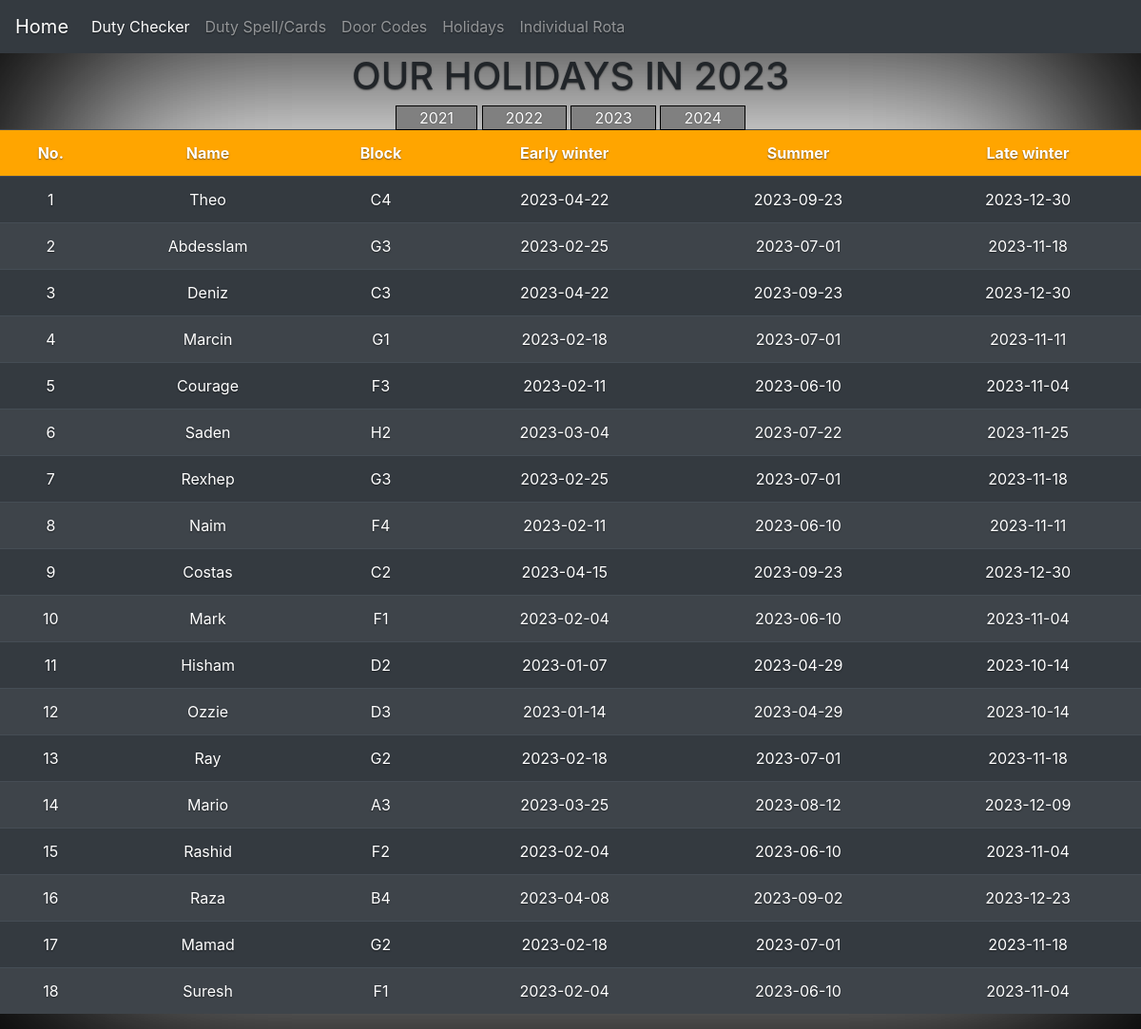
Page /holidays/2023 on the committed database.
### tables this page shows
CREATE TABLE "drivers" (
	"rota_line"	INTEGER UNIQUE,
	"first"	TEXT,
	"last"	TEXT,
	"hol_block"	TEXT,
	PRIMARY KEY("rota_line"),
	FOREIGN KEY("hol_block") REFERENCES "early_winter"("block")
);

CREATE TABLE "early_winter" (
	"block"	TEXT,
	"2021"	NUMERIC,
	"2022"	NUMERIC,
	"2023"	NUMERIC,
	"2024"	NUMERIC,
	"summer_id"	TEXT,
	FOREIGN KEY("block") REFERENCES "late_winter"("block"),
	FOREIGN KEY("summer_id") REFERENCES "summer"("block"),
	PRIMARY KEY("block")
);

### flask_app.py (the view)
@app.route("/holidays/<year>")
def holidays(year):
    if year not in ('2021', '2022', '2023', '2024'):
        year = '2021'
    year = str(year)
    early = f"e.'{year}'"
    summer = f"s.'{year}'"
    late = f"l.'{year}'"
    c.execute(f'''SELECT d.rota_line, d.first, e.block, {early}, {summer}, {late}
    			 FROM early_winter AS e INNER JOIN summer AS s ON s.block = e.summer_id
    			 INNER JOIN late_winter AS l ON l.block = e.block
                 JOIN drivers AS d ON d.hol_block = e.block
    			 ORDER BY d.rota_line''')
    datas = c.fetchall()
    return render_template("holidays.html", datas=datas, year=year)

### templates/holidays.html
{% extends "layout.html" %}
{% block content %}
<div class="subpage">
 <h1>OUR HOLIDAYS IN {{ year }}</h1>
    <span>
        <a href="/holidays/2021">2021</a>
        <a href="/holidays/2022">2022</a>
        <a href="/holidays/2023">2023</a>
        <a href="/holidays/2024">2024</a>
    </span>
    <div class="table-responsive">
    <table class="table table-striped table-dark">
        <tr id="code-hol-head">
            <th>No.</th>
            <th>Name</th>
            <th>Block</th>
            <th>Early winter</th>
            <th>Summer</th>
            <th>Late winter</th>
        </tr>
        {% for i in range(0, 18)%}
        <tr>
            <td>{{ datas[i][0] }}</td>
            <td>{{ datas[i][1] }}</td>
            <td>{{ datas[i][2] }}</td>
            <td>{{ datas[i][3] }}</td>
            <td>{{ datas[i][4] }}</td>
            <td>{{ datas[i][5] }}</td>
        </tr>
        {% endfor %}
    </table>
    </div>
</div>
{% endblock content %}

### static/css/style.css (style rules this page uses)
html, body { text-align: center; text-shadow: 0 .05rem .1rem rgba(0, 0, 0, .5); box-shadow: inset 0 0 20rem rgba(0, 0, 0, 1); }
.subpage { text-align: center; }
div.subpage a { background-color: grey; color: white; padding: .1em 1.5em; text-decoration: none; border: .05rem solid black; }
#code-hol-head { background-color: orange; }

### rows in the picture
drivers: rota_line "1", first "Theo"
early_winter: block "C4"
drivers: rota_line "2", first "Abdesslam"
early_winter: block "G3" "G3"
drivers: rota_line "3", first "Deniz"
early_winter: block "C3"
drivers: rota_line "4", first "Marcin"
early_winter: block "G1"
drivers: rota_line "5", first "Courage"
early_winter: block "F3"
drivers: rota_line "6", first "Saden"
early_winter: block "H2"
drivers: rota_line "7", first "Rexhep"
drivers: rota_line "8", first "Naim"
early_winter: block "F4"
drivers: rota_line "9", first "Costas"
early_winter: block "C2"
drivers: rota_line "10", first "Mark"
early_winter: block "F1" "F1"
drivers: rota_line "11", first "Hisham"
early_winter: block "D2"
drivers: rota_line "12", first "Ozzie"
early_winter: block "D3"
drivers: rota_line "13", first "Ray"
early_winter: block "G2" "G2"
drivers: rota_line "14", first "Mario"
early_winter: block "A3"
drivers: rota_line "15", first "Rashid"
early_winter: block "F2"
drivers: rota_line "16", first "Raza"
early_winter: block "B4"
drivers: rota_line "17", first "Mamad"
drivers: rota_line "18", first "Suresh"

### other values in the picture
{{ year }} "2023"
{{ datas[i][3] }} "2023-04-22" "2023-02-25" "2023-04-22" "2023-02-18" "2023-02-11" "2023-03-04" "2023-02-25" "2023-02-11" "2023-04-15" "2023-02-04" "2023-01-07" "2023-01-14" "2023-02-18" "2023-03-25" "2023-02-04" "2023-04-08" "2023-02-18" "2023-02-04"
{{ datas[i][4] }} "2023-09-23" "2023-07-01" "2023-09-23" "2023-07-01" "2023-06-10" "2023-07-22" "2023-07-01" "2023-06-10" "2023-09-23" "2023-06-10" "2023-04-29" "2023-04-29" "2023-07-01" "2023-08-12" "2023-06-10" "2023-09-02" "2023-07-01" "2023-06-10"
{{ datas[i][5] }} "2023-12-30" "2023-11-18" "2023-12-30" "2023-11-11" "2023-11-04" "2023-11-25" "2023-11-18" "2023-11-11" "2023-12-30" "2023-11-04" "2023-10-14" "2023-10-14" "2023-11-18" "2023-12-09" "2023-11-04" "2023-12-23" "2023-11-18" "2023-11-04"
